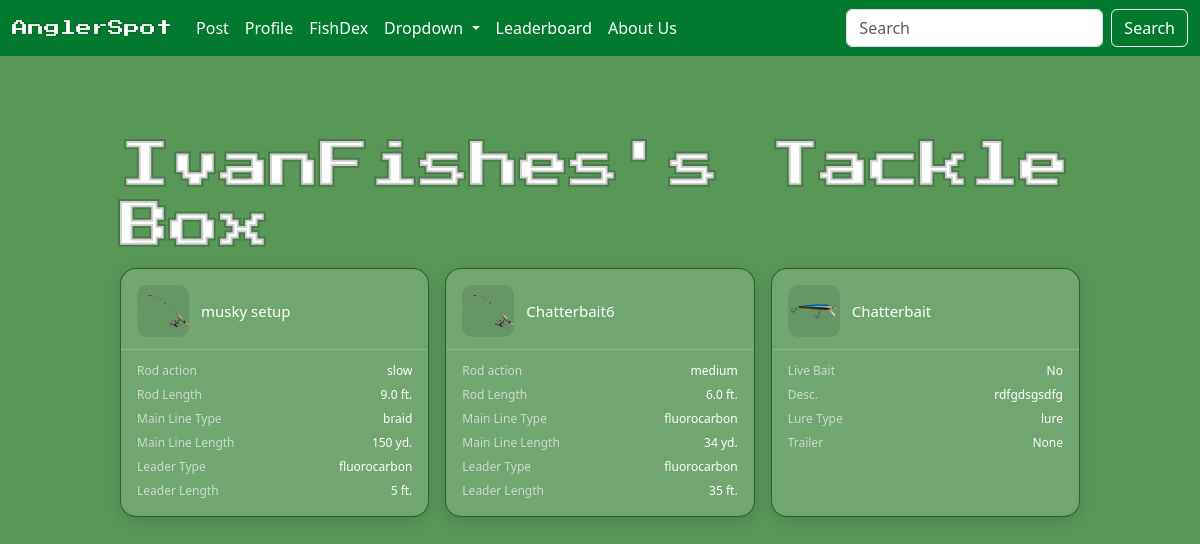
Page /tackle/1 (signed in) on the earlier database version.
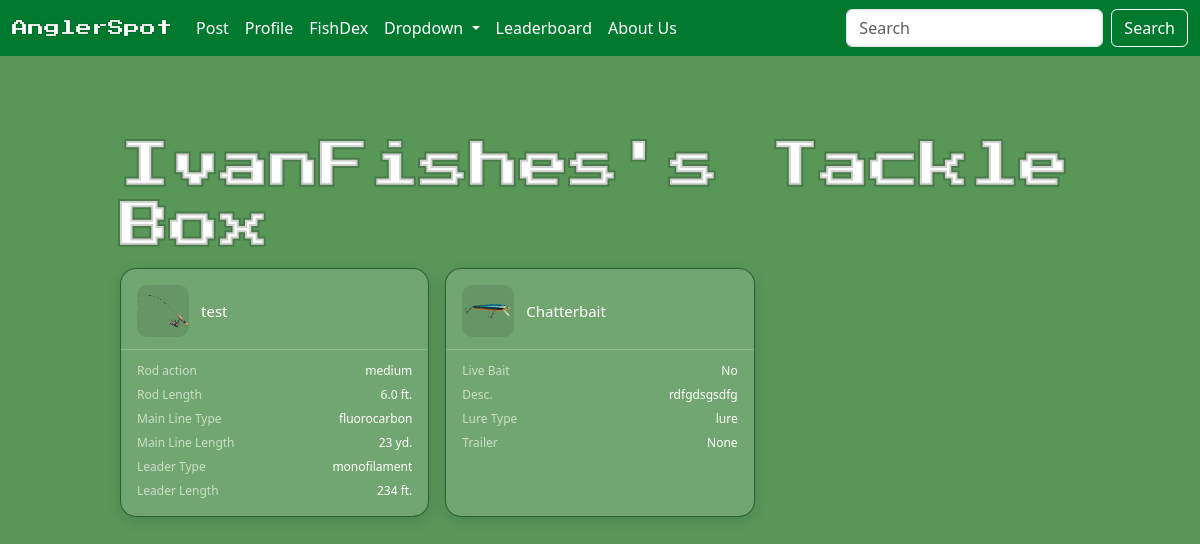
Same page on the later database version.
### angler/models/tackle.py (models this page shows, shortened)
class RodAndReel(models.Model):
    LINE_CHOICES = (('monofilament', 'Mono'),
                     ('fluorocarbon', 'Flouro'),
                       ('braid', 'Braid'))
    REEL_CHOICES = (('spinning','Spinning'),
                     ('baitcaster','Baitcaster'),
                       ('spincast','Spincast'), ('fly', 'Fly'),
                         ('conventional', 'Conventional'))
    ROD_ACTION_CHOICES = (('slow','Slow'),
                          ('medium', 'Medium'),
                          ('fast', 'Fast'),
                          ('extra fast', 'Extra Fast'))
    name = models.CharField(max_length=100)
    user = models.ForeignKey(User, on_delete=models.CASCADE)
    reel_type = models.CharField(max_length=100, choices=REEL_CHOICES, default='spinning')
    rod_action = models.CharField(max_length=100, choices=ROD_ACTION_CHOICES, default='medium')
    rod_length = models.DecimalField(default=6, max_digits=3, decimal_places=1)
    line = models.CharField(max_length=100, choices=LINE_CHOICES)
    line_pound = models.PositiveIntegerField(
        validators=[
            MaxValueValidator(999),
            MinValueValidator(1)
        ], null=True, blank=True
    )
    line_length = models.PositiveIntegerField(validators=[
            MaxValueValidator(10000),
            MinValueValidator(1)
        ],null=True, blank=True)
    leader = models.CharField(max_length=100, choices=LINE_CHOICES, null=True, blank=True)
    leader_line_pound = models.PositiveIntegerField(
        validators=[
            MaxValueValidator(999),
            MinValueValidator(1)
        ], null=True, blank=True
    )
    leader_length = models.PositiveIntegerField(
        validators=[
            MaxValueValidator(1000),
            MinValueValidator(1)
        ], null=True, blank=True)

class Lure(models.Model):
    LURE_CHOICES = (('bait', 'Bait'),
                     ('lure', 'Lure'))
    user = models.ForeignKey(User, on_delete=models.CASCADE)
    name = models.CharField(max_length=100)
    description = models.TextField(max_length=500)
    lure_type = models.CharField(max_length=100, choices=LURE_CHOICES)
    live_bait = models.BooleanField(default=False)
    trailer = models.CharField(max_length=100, null=True, blank=True)

### angler/views/tackle.py (the view)
# urls.py: path('tackle/<int:user_id>', TackleView.as_view(), name='tackle'),
class TackleView(LoginRequiredMixin, View):
    login_url = '/login/'
    def get(self, request, user_id):
        user = User.objects.get(id=user_id)
        if FriendList.private(request.user, user):
            raise Http404("Page not found")
        rod_and_reels = RodAndReel.objects.filter(user=user)
        lures = Lure.objects.filter(user=user)
        context ={'user':user,
                   'rod_and_reels':rod_and_reels,
                     'lures':lures}
        return render(request, 'angler/tackle/tacklebox.html', context)

### angler/models/friends.py (called while the page is built)
    def private(user1, user2):
        if user1 != user2 and not FriendList.is_friend(user1, user2):
            if user2.is_private:
                return True
        return False

### angler/models/user.py (called while the page is built)
    @property
    def get_profile_name(self):
        return Profile.objects.get(user=self).profile_name

### angler/templates/angler/tackle/tacklebox.html (shortened to what this page needs)
{% extends 'angler/base.html'%}
{% load static %}
{% block content %}
<div class="title-row">
    <h2 class="section-title">{{user.get_profile_name}}'s Tackle Box</h2>
</div>
<div class="results-grid">
    {% for rod_and_reel in rod_and_reels %}
        <a href="{% url 'tackle_detail' tackle_type='rod' tackle_id=rod_and_reel.id %}" class="result-card">
            <div class="result-card-header">
                <img class="result-img" src="{% static 'icons/rod.png' %}"  />
                <div class="result-header-text">
                    <span class="result-name">{{ rod_and_reel.name }}</span>
                </div>
            </div>
            <div class="result-fields">
                <div class="result-field-row">
                    <span class="result-field-label">Rod action</span>
                    <span class="result-field-value">{{rod_and_reel.rod_action}}</span>
                </div>
                <div class="result-field-row">
                    <span class="result-field-label">Rod Length</span>
                    <span class="result-field-value">{{rod_and_reel.rod_length}} ft.</span>
                </div>
                <div class="result-field-row">
                    <span class="result-field-label">Main Line Type</span>
                    <span class="result-field-value">{{rod_and_reel.line}}</span>
                </div>
                <div class="result-field-row">
                    <span class="result-field-label">Main Line Length</span>
                    <span class="result-field-value">{{rod_and_reel.line_length}} yd.</span>
                </div>
                <div class="result-field-row">
                    <span class="result-field-label">Leader Type</span>
                    <span class="result-field-value">{{rod_and_reel.leader}}</span>
                </div>
                <div class="result-field-row">
                    <span class="result-field-label">Leader Length</span>
                    <span class="result-field-value">{{rod_and_reel.leader_length}} ft.</span>
                </div>
            </div>
        </a>
    {% endfor %}
    {% for lure in lures %}
        <a href="{% url 'tackle_detail' tackle_type='lure' tackle_id=lure.id %}" class="result-card">
            <div class="result-card-header">
                <img class="result-img" src="{% static 'icons/lure.png' %}"/>
                <div class="result-header-text">
                    <span class="result-name">{{ lure.name }}</span>
                </div>
            </div>
            <div class="result-fields">
                <div class="result-field-row">
                    <span class="result-field-label">Live Bait</span>
                    {% if lure.live_bait %}
                        <span class="result-field-value">Yes</span>
                    {% else %}
                        <span class="result-field-value">No</span>
                    {% endif %}
                </div>
                <div class="result-field-row">
                    <span class="result-field-label">Desc.</span>
                    <span class="result-field-value">{{lure.description}}</span>
                </div>
                <div class="result-field-row">
                    <span class="result-field-label">Lure Type</span>
                    <span class="result-field-value">{{lure.lure_type}} </span>
                </div>
                <div class="result-field-row">
                    <span class="result-field-label">Trailer</span>
                    <span class="result-field-value">{{lure.trailer}}</span>
                </div>
            </div>
        </a>
    {% endfor %}
</div>
{% endblock %}

Differences in the rows shown:
removed RodAndReel: name "musky setup", rod_action "slow", rod_length "9.0", line "braid", line_length "150", leader "fluorocarbon", leader_length "5"
removed RodAndReel: name "Chatterbait6", rod_action "medium", rod_length "6.0", line "fluorocarbon", line_length "34", leader "fluorocarbon", leader_length "35"
added RodAndReel: name "test", rod_action "medium", rod_length "6.0", line "fluorocarbon", line_length "23", leader "monofilament", leader_length "234"
